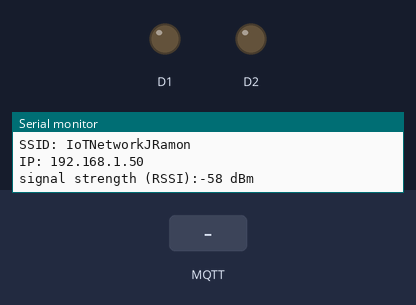
This sketch was run on a simulated Arduino MKR. On the bench: output pins drawn as LEDs (lit = HIGH), the last lines printed to the serial monitor. The test bench sets the inputs (shaded band). WiFi joins after 1.5 s; servers stay silent unless stated; no MQTT or app messages arrive unless stated.

Above: at 12.7 s.
12.8 s: MQTT message "true" arrives on the first subscribed topic
At 13.7 s:
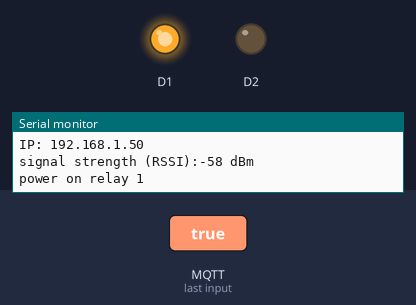
14.3 s: MQTT message "true" arrives on the second subscribed topic
At 14.8 s:
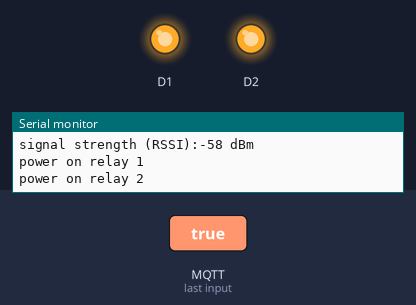
15.8 s: MQTT message "false" arrives on the first subscribed topic
At 17.0 s:
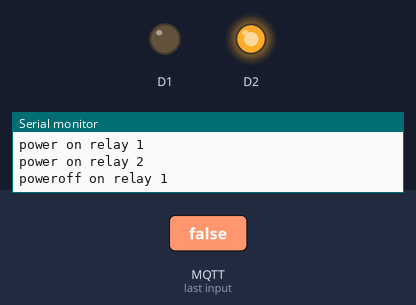
17.3 s: MQTT message "false" arrives on the second subscribed topic
At 18.3 s:
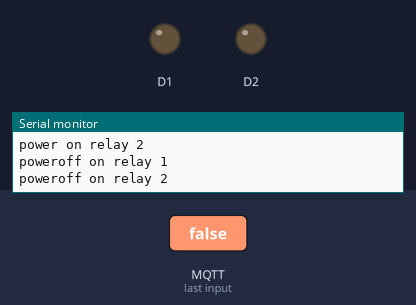
Timing chart, 0 to 19.8 s (numbered marks = the images above; inputs shaded):
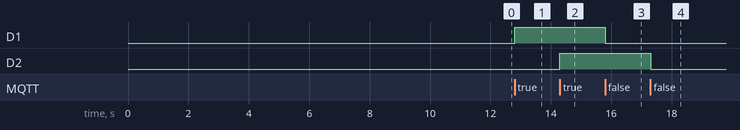

The sketch:

Relays.ino
```cpp
//Relay v0.0.1

#include <SPI.h>
#include <WiFi101.h>
#include <PubSubClient.h>
#include "arduino_secrets.h"   //please enter your sensitive data in the Secret tab/arduino_secrets.h

void callback(char* topic, byte* payload, unsigned int length);

char ssid[] = SECRET_SSID;     // your network SSID (name)
char pass[] = SECRET_PASS;     // your network password

int status = WL_IDLE_STATUS;
IPAddress server(192, 168, 1, 37); //MQTT Broker ip
int port = 1883;
WiFiClient client;
PubSubClient mqttClient(server, 1883, callback, client);

char buffer [20];


void setup() {
  delay(5000);
  Serial.begin(9600);

  while ( status != WL_CONNECTED) {
    Serial.print("Attempting to connect to SSID: ");
    Serial.println(ssid);
    status = WiFi.begin(ssid, pass);      // Connect to WPA/WPA2 network
    delay(5000);
  }
  printWiFiStatus();
  IPAddress ip = WiFi.localIP();
  snprintf(buffer, 20, "%d.%ld.%ld.%ld" , ip[0], ip[1], ip[2], ip[3]);

  while (!mqttClient.connect("arduinoClient", SECRET_USERNAME, SECRET_PASSWORD, "home/arduino2/$state", 2, 1, "lost", true)) {
    Serial.println("Retrying to connect to MQTT broker... ");
    delay(5000);
  }

  pinMode(1, OUTPUT);
  pinMode(2, OUTPUT);
  digitalWrite(1, LOW);
  digitalWrite(2, LOW);

  mqttClient.publish("home/arduino2/$homie", "4.0.0", true);
  mqttClient.publish("home/arduino2/$name", "arduino mkr1000", true);
  mqttClient.publish("home/arduino2/$nodes", "relayshield", true);
  mqttClient.publish("home/arduino2/$extensions", "", true);
  mqttClient.publish("home/arduino2/$ip", buffer, true);
  mqttClient.publish("home/arduino2/relayshield/$name", "mkr relayshield", true);
  mqttClient.publish("home/arduino2/relayshield/$type", "", true);
  mqttClient.publish("home/arduino2/relayshield/$properties", "relay1,relay2", true);
  mqttClient.publish("home/arduino2/relayshield/relay1/$name", "relay1", true);
  mqttClient.publish("home/arduino2/relayshield/relay1/$datatype", "boolean", true);
  mqttClient.publish("home/arduino2/relayshield/relay1/$settable", "true", true);
  mqttClient.publish("home/arduino2/relayshield/relay2/$name", "relay2", true);
  mqttClient.publish("home/arduino2/relayshield/relay2/$datatype", "boolean", true);
  mqttClient.publish("home/arduino2/relayshield/relay2/$settable", "true", true);
  mqttClient.publish("home/arduino2/relayshield/relay1", "false", true);
  mqttClient.publish("home/arduino2/relayshield/relay2", "false", true);
  mqttClient.subscribe("home/arduino2/relayshield/relay1/set");
  mqttClient.subscribe("home/arduino2/relayshield/relay2/set");
  mqttClient.publish("home/arduino2/$state", "ready", true);
}

void loop() {
  mqttClient.loop();
}

void printWiFiStatus() {
  Serial.print("SSID: ");
  Serial.println(WiFi.SSID());

  IPAddress ip = WiFi.localIP();
  Serial.print("IP: ");
  Serial.println(ip);

  Serial.print("signal strength (RSSI):");
  Serial.print(WiFi.RSSI());
  Serial.println(" dBm");
}

void callback(char* topic, byte* payload, unsigned int length) {
  String s = "";
  for (int i = 0; i < length; i++) {
    s = s + (char)payload[i];
  }
  if (topic[31] == '1') {
    if (s == "true") {
      digitalWrite(1, HIGH);
      Serial.println("power on relay 1");
      mqttClient.publish("home/arduino2/relayshield/relay1", "true", true);
    } else if (s == "false") {
      digitalWrite(1, LOW);
      Serial.println("poweroff on relay 1");
      mqttClient.publish("home/arduino2/relayshield/relay1", "false", true);
    } else {
      Serial.println("invalid payload recieved on topic home/arduino2/relayshield/relay1/set");
    }
  } else {
    if (s == "true") {
      digitalWrite(2, HIGH);
      Serial.println("power on relay 2");
      mqttClient.publish("home/arduino2/relayshield/relay2", "true", true);
    } else if (s == "false") {
      digitalWrite(2, LOW);
      Serial.println("poweroff on relay 2");
      mqttClient.publish("home/arduino2/relayshield/relay2", "false", true);
    } else {
      Serial.println("invalid payload recieved on topic home/arduino2/relayshield/relay2/set");
    }
  }
}
```

arduino_secrets.h
```cpp
#define SECRET_SSID "IoTNetworkJRamon"
#define SECRET_PASS "RaspberryPi"
#define SECRET_USERNAME "juanramon"
#define SECRET_PASSWORD "5555"
```

Measured:
- after the input at 12.8 s, D1: LOW → HIGH at once
- after the input at 14.3 s, D2: LOW → HIGH at once
- after the input at 15.8 s, D1: HIGH → LOW at once
- after the input at 17.3 s, D2: HIGH → LOW at once
